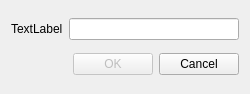
<?xml version="1.0" encoding="UTF-8"?>
<ui version="4.0">
 <class>Form</class>
 <widget class="QWidget" name="Form">
  <property name="geometry">
   <rect>
    <x>0</x>
    <y>0</y>
    <width>250</width>
    <height>94</height>
   </rect>
  </property>
  <property name="windowTitle">
   <string>Form</string>
  </property>
  <layout class="QVBoxLayout" name="verticalLayout">
   <item>
    <layout class="QHBoxLayout" name="horizontalLayout">
     <item>
      <widget class="QLabel" name="label">
       <property name="text">
        <string>TextLabel</string>
       </property>
      </widget>
     </item>
     <item>
      <widget class="QLineEdit" name="lineEdit"/>
     </item>
    </layout>
   </item>
   <item>
    <layout class="QHBoxLayout" name="horizontalLayout_2">
     <item>
      <spacer name="horizontalSpacer">
       <property name="orientation">
        <enum>Qt::Horizontal</enum>
       </property>
       <property name="sizeHint" stdset="0">
        <size>
         <width>40</width>
         <height>20</height>
        </size>
       </property>
      </spacer>
     </item>
     <item>
      <widget class="QPushButton" name="pushButton">
       <property name="enabled">
        <bool>false</bool>
       </property>
       <property name="text">
        <string>OK</string>
       </property>
       <property name="default">
        <bool>true</bool>
       </property>
      </widget>
     </item>
     <item>
      <widget class="QPushButton" name="pushButton_2">
       <property name="text">
        <string>Cancel</string>
       </property>
      </widget>
     </item>
    </layout>
   </item>
  </layout>
 </widget>
 <tabstops>
  <tabstop>lineEdit</tabstop>
  <tabstop>pushButton</tabstop>
  <tabstop>pushButton_2</tabstop>
 </tabstops>
 <resources/>
 <connections/>
</ui>
